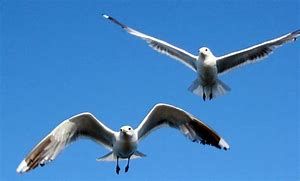
#> input picture images/kamome.png, 300 x 181 px, found by its file name
$ python findContours.py   (older library calls are emulated)
#> lines starting #> are read from the running program, lines starting #| are printed output that depends on the picture; after the words box and inside, x2 and y2 are one past the last pixel; in counts of white or black regions, pixels touching at a corner belong together
#> in detect_contour, contoured is the input picture: shape (181, 300, 3); mean B, G, R 196.4, 132.9, 67.9
# -*- coding: utf-8 -*-

import cv2
import numpy as np

def resize_image(img, size):
    # size is enough to img
    img_size = img.shape[:2]
    print("img_size[0]")
    print(img_size[0])
    print("img_size[1]")
    print(img_size[1])
    print("size[0]")
    print(size[0])
    print("size[1]")
    print(size[1])
    if img_size[0] > size[1] or img_size[1] > size[0]:
        raise Exception("img is larger than size")

    # centering
    row = (size[1] - img_size[0]) // 2
    col = (size[0] - img_size[1]) // 2
    resized = np.zeros(list(size) + [img.shape[2]], dtype=np.uint8)
    resized[row:(row + img.shape[0]), col:(col + img.shape[1])] = img

    # filling
    mask = np.full(size, 255, dtype=np.uint8)
    mask[row:(row + img.shape[0]), col:(col + img.shape[1])] = 0
    filled = cv2.inpaint(resized, mask, 3, cv2.INPAINT_TELEA)

    return filled

def binary_threshold_for_birds(path):
#> called with path = 'kamome.png'
    img = cv2.imread(path)
    grayed = cv2.cvtColor(img, cv2.COLOR_BGR2GRAY)
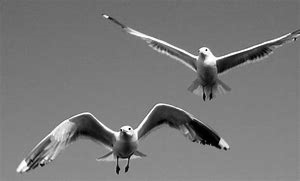
#> grayed: shape (181, 300); min 0, max 255, mean 120.7
    under_thresh = 105
    upper_thresh = 145
    maxValue = 255
    th, drop_back = cv2.threshold(grayed, under_thresh, maxValue, cv2.THRESH_BINARY)
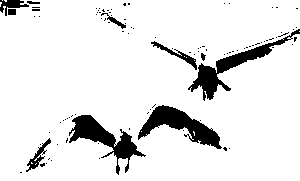
#> drop_back: shape (181, 300); 90.3% white; 98 black regions (88 under 20 px), largest, box (x1, y1, x2, y2) and area: (138, 105, 222, 149) 1426, (188, 29, 300, 101) 1404, (69, 115, 146, 175) 1380
#> th = 105
    th, clarify_born = cv2.threshold(grayed, upper_thresh, maxValue, cv2.THRESH_BINARY_INV)
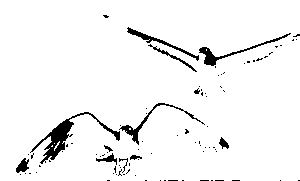
#> clarify_born: shape (181, 300); 95.4% white; 91 black regions (79 under 20 px), largest, box (x1, y1, x2, y2) and area: (30, 112, 120, 164) 790, (199, 33, 291, 66) 357, (119, 103, 205, 145) 321
#> th = 145
    merged = np.minimum(drop_back, clarify_born)
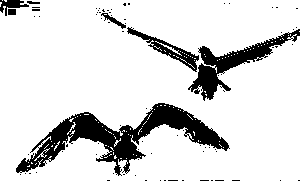
#> merged: shape (181, 300); 85.7% white; 81 black regions (74 under 20 px), largest, box (x1, y1, x2, y2) and area: (16, 103, 230, 176) 4622, (188, 29, 300, 101) 1933, (127, 27, 199, 72) 656
    return merged

def detect_contour(path, min_size):
    contoured = cv2.imread(path)
    forcrop = cv2.imread(path)

    # make binary image
    birds = binary_threshold_for_birds(path)
    birds = cv2.bitwise_not(birds)
#> birds: shape (181, 300); 14.3% white; 81 white regions (74 under 20 px)

    # detect contour
    im2, contours, hierarchy = cv2.findContours(birds, cv2.RETR_EXTERNAL, cv2.CHAIN_APPROX_SIMPLE)
#> contours = 81 contours, 75 with area under 20; largest, box (x1, y1, x2, y2) and area: (16, 103, 230, 176) 4607, (188, 29, 300, 101) 1780, (127, 27, 199, 72) 668, (0, 0, 29, 16) 146, (101, 13, 126, 29) 78, (8, 9, 16, 15) 35

    crops = []
    # draw contour
    for c in contours:
        if cv2.contourArea(c) < min_size:
            continue

        # rectangle area
        x, y, w, h = cv2.boundingRect(c)
        x, y, w, h = padding_position(x, y, w, h, 5)

        # crop the image
        cropped = forcrop[y:(y + h), x:(x + w)]
        cropped = resize_image(cropped, (230, 230))
        crops.append(cropped)

        # draw contour
        cv2.drawContours(contoured, c, -1, (0, 0, 255), 3)  # contour
        cv2.rectangle(contoured, (x, y), (x + w, y + h), (0, 255, 0), 3)  #rectangle contour
#> this loop made 81 passes
#> c on passes 1 to 12: [[298, 180], [299, 180]], [[280, 180]], [[232, 180], [239, 180]], [[215, 180], [223, 180]], [[211, 180], [212, 180]], [[200, 180], [208, 180]], [[182, 180], [183, 180]], [[168, 180], [177, 180]], [[164, 180], [165, 180]], [[160, 180]], [[145, 180], [146, 180]], [[107, 180], [109, 180]]
#> (x, y, w, h, img_size in resize_image, row in resize_image, col in resize_image) on passes 39, 48, 51, 60: (11, 98, 224, 83, (83, 224), 73, 3), (183, 24, 122, 82, (82, 117), 74, 56), (122, 22, 82, 55, (55, 82), 87, 74), (96, 8, 35, 26, (26, 35), 102, 97)
#> (printed output is left out)
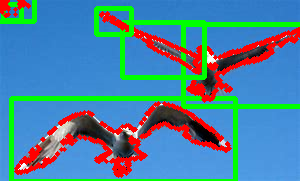
#> contoured: shape (181, 300, 3); mean B, G, R 156.4, 132.1, 77
#> after the loop, crops = 6 items

    return contoured, crops


def padding_position(x, y, w, h, p):
    return x - p, y - p, w + p * 2, h + p * 2


img_filtterd=detect_contour("kamome.png",20)
# 表示
cv2.imshow("Show GAUSS Image", img_filtterd)
cv2.waitKey(0)
cv2.destroyAllWindows()
